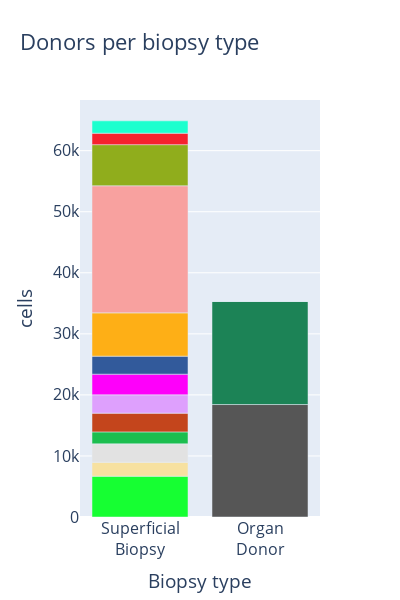

Here is the notebook cell this chart was saved with:
### Markdown cell above
## Biopsy type and Donor ID

### Code cell
bt_dr = data.obs.groupby(['BiopsyType', 'DonorID'], observed=False).size()
bt_dr = bt_dr.reset_index(name='cells')
bt_dr['BiopsyType'] = replace_underscores(bt_dr['BiopsyType'])

plt = px.bar(bt_dr,
             x='BiopsyType',
             y='cells',
             color = 'DonorID',
             title='Donors per biopsy type',
             width=400,
             height=600,
             category_orders={'BiopsyType':['Superficial<br>Biopsy', 'Organ<br>Donor']},
             labels={'BiopsyType':'Biopsy type'},
             color_discrete_sequence=px.colors.qualitative.Alphabet[4:])

plt.update_layout(font={'size':16},
                  showlegend=False)
plt

### Figure 1 — Plotly figure (JSON) as saved in the notebook; plotly's stock layout.template omitted (floating-point values rounded to 4 significant figures)
{"data": [{"hovertemplate": "DonorID=A13<br>Biopsy type=%{x}<br>cells=%{y}<extra></extra>", "legendgroup": "A13", "marker": {"color": "#565656", "pattern": {"shape": ""}}, "name": "A13", "orientation": "v", "showlegend": true, "textposition": "auto", "type": "bar", "x": ["Organ<br>Donor", "Superficial<br>Biopsy"], "xaxis": "x", "y": [18423, 0], "yaxis": "y"}, {"hovertemplate": "DonorID=A30<br>Biopsy type=%{x}<br>cells=%{y}<extra></extra>", "legendgroup": "A30", "marker": {"color": "#1C8356", "pattern": {"shape": ""}}, "name": "A30", "orientation": "v", "showlegend": true, "textposition": "auto", "type": "bar", "x": ["Organ<br>Donor", "Superficial<br>Biopsy"], "xaxis": "x", "y": [17000, 0], "yaxis": "y"}, {"hovertemplate": "DonorID=E1<br>Biopsy type=%{x}<br>cells=%{y}<extra></extra>", "legendgroup": "E1", "marker": {"color": "#16FF32", "pattern": {"shape": ""}}, "name": "E1", "orientation": "v", "showlegend": true, "textposition": "auto", "type": "bar", "x": ["Organ<br>Donor", "Superficial<br>Biopsy"], "xaxis": "x", "y": [0, 6678], "yaxis": "y"}, {"hovertemplate": "DonorID=E2<br>Biopsy type=%{x}<br>cells=%{y}<extra></extra>", "legendgroup": "E2", "marker": {"color": "#F7E1A0", "pattern": {"shape": ""}}, "name": "E2", "orientation": "v", "showlegend": true, "textposition": "auto", "type": "bar", "x": ["Organ<br>Donor", "Superficial<br>Biopsy"], "xaxis": "x", "y": [0, 2287], "yaxis": "y"}, {"hovertemplate": "DonorID=E3<br>Biopsy type=%{x}<br>cells=%{y}<extra></extra>", "legendgroup": "E3", "marker": {"color": "#E2E2E2", "pattern": {"shape": ""}}, "name": "E3", "orientation": "v", "showlegend": true, "textposition": "auto", "type": "bar", "x": ["Organ<br>Donor", "Superficial<br>Biopsy"], "xaxis": "x", "y": [0, 3018], "yaxis": "y"}, {"hovertemplate": "DonorID=SAMN15049042<br>Biopsy type=%{x}<br>cells=%{y}<extra></extra>", "legendgroup": "SAMN15049042", "marker": {"color": "#1CBE4F", "pattern": {"shape": ""}}, "name": "SAMN15049042", "orientation": "v", "showlegend": true, "textposition": "auto", "type": "bar", "x": ["Organ<br>Donor", "Superficial<br>Biopsy"], "xaxis": "x", "y": [0, 1958], "yaxis": "y"}, {"hovertemplate": "DonorID=SAMN15049043<br>Biopsy type=%{x}<br>cells=%{y}<extra></extra>", "legendgroup": "SAMN15049043", "marker": {"color": "#C4451C", "pattern": {"shape": ""}}, "name": "SAMN15049043", "orientation": "v", "showlegend": true, "textposition": "auto", "type": "bar", "x": ["Organ<br>Donor", "Superficial<br>Biopsy"], "xaxis": "x", "y": [0, 3069], "yaxis": "y"}, {"hovertemplate": "DonorID=SAMN15049044<br>Biopsy type=%{x}<br>cells=%{y}<extra></extra>", "legendgroup": "SAMN15049044", "marker": {"color": "#DEA0FD", "pattern": {"shape": ""}}, "name": "SAMN15049044", "orientation": "v", "showlegend": true, "textposition": "auto", "type": "bar", "x": ["Organ<br>Donor", "Superficial<br>Biopsy"], "xaxis": "x", "y": [0, 3002], "yaxis": "y"}, {"hovertemplate": "DonorID=SAMN15049045<br>Biopsy type=%{x}<br>cells=%{y}<extra></extra>", "legendgroup": "SAMN15049045", "marker": {"color": "#FE00FA", "pattern": {"shape": ""}}, "name": "SAMN15049045", "orientation": "v", "showlegend": true, "textposition": "auto", "type": "bar", "x": ["Organ<br>Donor", "Superficial<br>Biopsy"], "xaxis": "x", "y": [0, 3384], "yaxis": "y"}, {"hovertemplate": "DonorID=SAMN15049046<br>Biopsy type=%{x}<br>cells=%{y}<extra></extra>", "legendgroup": "SAMN15049046", "marker": {"color": "#325A9B", "pattern": {"shape": ""}}, "name": "SAMN15049046", "orientation": "v", "showlegend": true, "textposition": "auto", "type": "bar", "x": ["Organ<br>Donor", "Superficial<br>Biopsy"], "xaxis": "x", "y": [0, 2945], "yaxis": "y"}, {"hovertemplate": "DonorID=SAMN15049047<br>Biopsy type=%{x}<br>cells=%{y}<extra></extra>", "legendgroup": "SAMN15049047", "marker": {"color": "#FEAF16", "pattern": {"shape": ""}}, "name": "SAMN15049047", "orientation": "v", "showlegend": true, "textposition": "auto", "type": "bar", "x": ["Organ<br>Donor", "Superficial<br>Biopsy"], "xaxis": "x", "y": [0, 7095], "yaxis": "y"}, {"hovertemplate": "DonorID=SAMN15049048<br>Biopsy type=%{x}<br>cells=%{y}<extra></extra>", "legendgroup": "SAMN15049048", "marker": {"color": "#F8A19F", "pattern": {"shape": ""}}, "name": "SAMN15049048", "orientation": "v", "showlegend": true, "textposition": "auto", "type": "bar", "x": ["Organ<br>Donor", "Superficial<br>Biopsy"], "xaxis": "x", "y": [0, 20816], "yaxis": "y"}, {"hovertemplate": "DonorID=SAMN15049049<br>Biopsy type=%{x}<br>cells=%{y}<extra></extra>", "legendgroup": "SAMN15049049", "marker": {"color": "#90AD1C", "pattern": {"shape": ""}}, "name": "SAMN15049049", "orientation": "v", "showlegend": true, "textposition": "auto", "type": "bar", "x": ["Organ<br>Donor", "Superficial<br>Biopsy"], "xaxis": "x", "y": [0, 6737], "yaxis": "y"}, {"hovertemplate": "DonorID=SAMN15049050<br>Biopsy type=%{x}<br>cells=%{y}<extra></extra>", "legendgroup": "SAMN15049050", "marker": {"color": "#F6222E", "pattern": {"shape": ""}}, "name": "SAMN15049050", "orientation": "v", "showlegend": true, "textposition": "auto", "type": "bar", "x": ["Organ<br>Donor", "Superficial<br>Biopsy"], "xaxis": "x", "y": [0, 1870], "yaxis": "y"}, {"hovertemplate": "DonorID=SAMN15049051<br>Biopsy type=%{x}<br>cells=%{y}<extra></extra>", "legendgroup": "SAMN15049051", "marker": {"color": "#1CFFCE", "pattern": {"shape": ""}}, "name": "SAMN15049051", "orientation": "v", "showlegend": true, "textposition": "auto", "type": "bar", "x": ["Organ<br>Donor", "Superficial<br>Biopsy"], "xaxis": "x", "y": [0, 2025], "yaxis": "y"}], "layout": {"barmode": "relative", "font": {"size": 16}, "height": 600, "legend": {"title": {"text": "DonorID"}, "tracegroupgap": 0}, "showlegend": false, "title": {"text": "Donors per biopsy type"}, "width": 400, "xaxis": {"anchor": "y", "categoryarray": ["Superficial<br>Biopsy", "Organ<br>Donor"], "categoryorder": "array", "domain": [0, 1], "title": {"text": "Biopsy type"}}, "yaxis": {"anchor": "x", "domain": [0, 1], "title": {"text": "cells"}}}}
